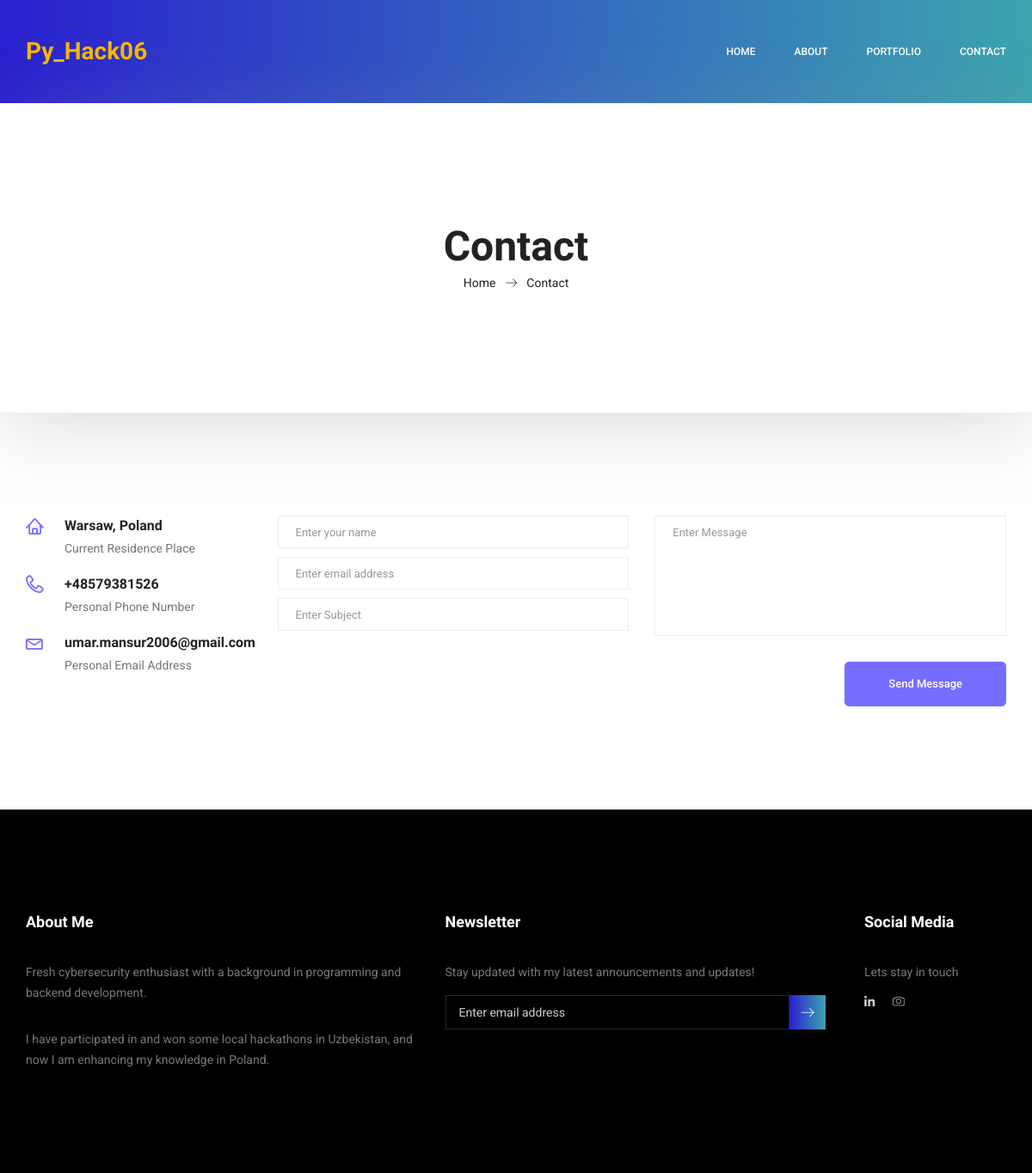
Page /contact/ on the committed database.
### about/models.py (models this page shows, shortened)
class Me(models.Model):
    name = models.CharField(max_length=30, verbose_name="First Name")
    lastname = models.CharField(max_length=30, verbose_name="Last Name")
    birthdate = models.DateField(verbose_name="Birthdate")
    address = models.CharField(max_length=60)
    photo = models.ImageField(upload_to='personal')
    cv = models.ForeignKey(CV, on_delete=models.PROTECT)
    phone_number = models.CharField(max_length=30, verbose_name="Phone Number")
    email = models.CharField(max_length=50, verbose_name="Email")
    job_title = models.CharField(max_length=100, verbose_name="Job Title")
    short_description = models.CharField(max_length=200, verbose_name="Short Description")
    description = models.TextField(verbose_name="Description")
    technologies = models.ManyToManyField(Technologies, verbose_name='Technologies')
    statistics = models.ManyToManyField(Statistic, verbose_name="Statistics")
    social_media = models.ManyToManyField(SocialMedia, verbose_name='Social Media')
    experience = models.ManyToManyField(Experience, verbose_name="Experience", blank=True)
    education = models.ManyToManyField(Education, verbose_name="Education", blank=True)
    projects = models.ManyToManyField(Projects, verbose_name="Projects", blank=True)

class SocialMedia(models.Model):
    name = models.CharField(max_length=50)
    url = models.URLField()
    name_for_css = models.CharField(max_length=30)

### contact/views.py (the view)
# urls.py: path('contact/', include('contact.urls')),
def contact(request, redirected=False):
    if request.method == 'POST':
        return redirect('/success/', redirected=True)
    me = Me.objects.get(name='Umarjon')
    context = {
        'me': me,
        'social_media': me.social_media.all(),
        'redirected': redirected
    }
    return render(request, 'contact.html', context)

### templates/contact.html (shortened to what this page needs)
{% extends 'base.html' %}
{% load static %}
{% block content %}
    <section class="banner_area">
        <div class="box_1620">
            <div class="banner_inner d-flex align-items-center">
                <div class="container">
                    <div class="banner_content text-center">
                        {% if redirected == True %}
                        <h2>Contact</h2>
                        {% elif redirected == False %}
                        <h2>Contact</h2>
                        {% endif %}
                        <div class="page_link">
                            <a href="{% url 'index' %}">Home</a>
                            <a href="">Contact</a>
                        </div>
                    </div>
                </div>
            </div>
        </div>
    </section>
    <section class="contact_area p_120">
        <div class="container">
            <div class="row">
                <div class="col-lg-3">
                    <div class="contact_info">
                        <div class="info_item">
                            <i class="lnr lnr-home"></i>
                            <h6>{{ me.address }}</h6>
                            <p>Current Residence Place</p>
                        </div>
                        <div class="info_item">
                            <i class="lnr lnr-phone-handset"></i>
                            <h6><a href="tel:{{ me.phone_number }}">{{ me.phone_number }}</a></h6>
                            <p>Personal Phone Number</p>
                        </div>
                        <div class="info_item">
                            <i class="lnr lnr-envelope"></i>
                            <h6><a href="mailto:{{ me.email }}"><span class="__cf_email__"
                                                                      data-cfemail="cab9bfbabaa5b8be8aa9a5a6a5b8a6a3a8e4a9a5a7">{{ me.email }}</span></a>
                            </h6>
                            <p>Personal Email Address</p>
                        </div>
                    </div>
                </div>
                <div class="col-lg-9">
                    <form class="row contact_form"
                          action="/success/" method="post"
                          id="contactForm" novalidate="novalidate">
                        <div class="col-md-6">
                            <div class="form-group">
                                <input type="text" class="form-control" id="name" name="name"
                                       placeholder="Enter your name">
                            </div>
                            <div class="form-group">
                                <input type="email" class="form-control" id="email" name="email"
                                       placeholder="Enter email address">
                            </div>
                            <div class="form-group">
                                <input type="text" class="form-control" id="subject" name="subject"
                                       placeholder="Enter Subject">
                            </div>
                        </div>
                        <div class="col-md-6">
                            <div class="form-group">
                                <textarea class="form-control" name="message" id="message" rows="1"
                                          placeholder="Enter Message"></textarea>
                            </div>
                        </div>
                        <div class="col-md-12 text-right">
                            <button type="submit" value="submit" class="btn submit_btn">Send Message</button>
                        </div>
                    </form>
                </div>
            </div>
        </div>
    </section>
{% endblock %}

### templates/base.html (shortened to what this page needs)
<!doctype html>
{% load static %}
<html lang="en">
<head>
    <link rel="stylesheet" href="{% static  'css/bootstrap.css' %}">
    <link rel="stylesheet" href="{% static  'vendors/linericon/style.css' %}">
    <link rel="stylesheet" href="{% static  'css/font-awesome.min.css' %}">
    <link rel="stylesheet" href="{% static  'vendors/owl-carousel/owl.carousel.min.css' %}">
    <link rel="stylesheet" href="{% static  'vendors/lightbox/simpleLightbox.css' %}">
    <link rel="stylesheet" href="{% static  'vendors/nice-select/css/nice-select.css' %}">
    <link rel="stylesheet" href="{% static  'vendors/animate-css/animate.css' %}">
    <link rel="stylesheet" href="{% static  'vendors/popup/magnific-popup.css' %}">
    <link rel="stylesheet" href="{% static  'vendors/flaticon/flaticon.css' %}">
    <link rel="stylesheet" href="{% static  'css/style.css' %}">
    <link rel="stylesheet" href="{% static  'css/responsive.css' %}">
</head>
<body>
<header class="header_area">
    <div class="main_menu">
        <nav class="navbar navbar-expand-lg navbar-light">
            <div class="container box_1620">
                <a class="navbar-brand logo_h" href="{% url 'index' %}"><b class="text-logo">Py_Hack06</b></a>
                <div class="collapse navbar-collapse offset" id="navbarSupportedContent">
                    <ul class="nav navbar-nav menu_nav ml-auto">
                        <li class="nav-item active"><a class="nav-link" href="{% url 'index' %}">Home</a></li>
                        <li class="nav-item"><a class="nav-link" href="{% url 'about_me' %}">About</a></li>
                        <li class="nav-item"><a class="nav-link" href="{% url 'portfolio' %}">Portfolio</a></li>
                        <li class="nav-item"><a class="nav-link" href="{% url 'contact' %}">Contact</a></li>
                    </ul>
                </div>
            </div>
        </nav>
    </div>
</header>
{% block content %}
{% endblock %}
<footer class="footer_area p_120">
    <div class="container">
        <div class="row footer_inner">
            <div class="col-lg-5 col-sm-6">
                <aside class="f_widget ab_widget">
                    <div class="f_title">
                        <h3>About Me</h3>
                    </div>
                    <p>Fresh cybersecurity enthusiast with a background in programming and backend development.</p>
                    <p>I have participated in and won some local hackathons in Uzbekistan, and now I am enhancing my
                        knowledge in Poland.</p>
                </aside>
            </div>
            <div class="col-lg-5 col-sm-6">
                <aside class="f_widget news_widget">
                    <div class="f_title">
                        <h3>Newsletter</h3>
                    </div>
                    <p>Stay updated with my latest announcements and updates!</p>
                    <div id="mc_embed_signup">
                        <form
                                action="/success/"
                                method="post" class="subscribe_form relative">
                            <div class="input-group d-flex flex-row">
                                <input name="email" id="email" class="form-control" placeholder="Enter email address"
                                       onfocus="this.placeholder = ''"
                                       onblur="this.placeholder = 'Email Address '" required type="email">
                                <button class="btn sub-btn" type="submit" value="submit">
                                    <div
                                            class="lnr lnr-arrow-right"></div>
                                </button>
                            </div>
                        </form>
                    </div>
                </aside>
            </div>
            <div class="col-lg-2">
                <aside class="f_widget social_widget">
                    <div class="f_title">
                        <h3>Social Media</h3>
                    </div>
                    <p>Lets stay in touch</p>
                    <ul class="list">
                        {% for i in social_media %}
                            <li><a href="{{ i.url }}"><i class="{{ i.name_for_css }}"></i></a></li>
                        {% endfor %}
                    </ul>
                </aside>
            </div>
        </div>
    </div>
</footer>
</body>
</html>

### static/css/responsive.css (style rules this page uses)
@media (max-width:1619px) { .banner_area .box_1620 { border-radius: 0px; } }

### rows in the picture
Me: address "Warsaw, Poland", phone_number "+48579381526", email "umar.mansur2006@gmail.com"
